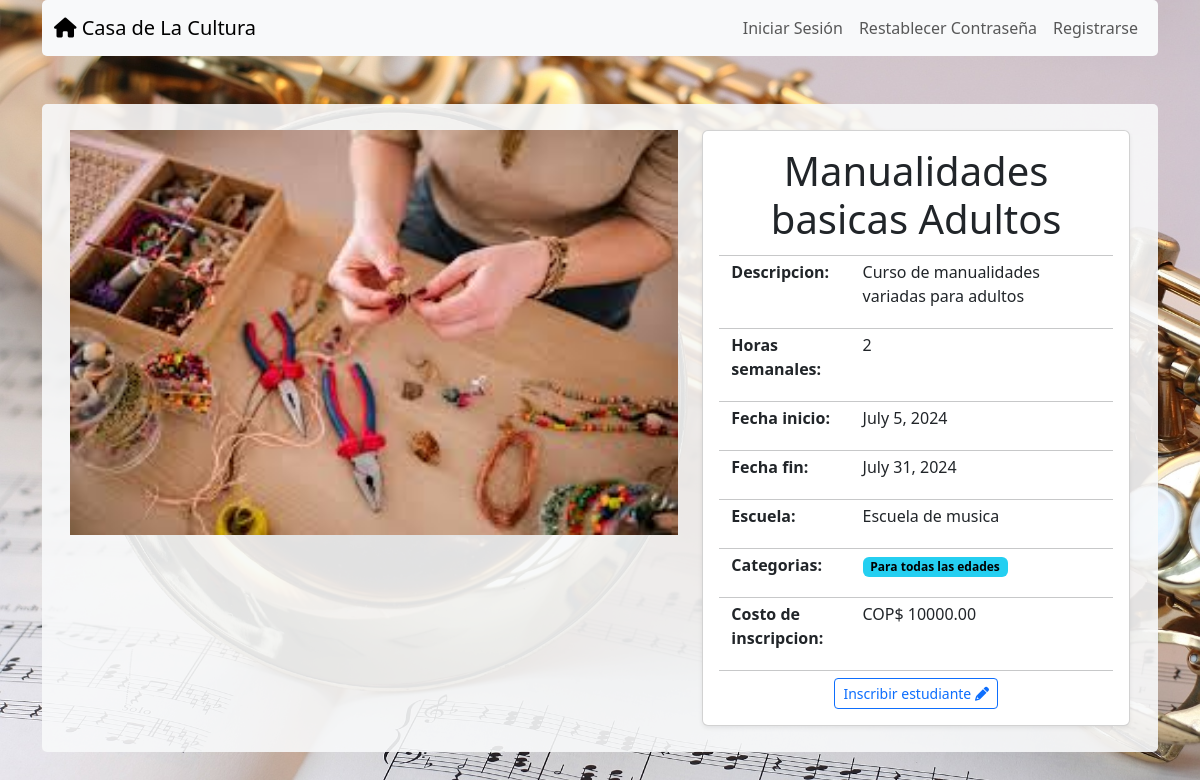
Screenshot of /cursos/1/ with the database file from the repository.
### cursos/models.py (models this page shows, shortened)
class Curso(models.Model):
    nombre = models.CharField(max_length=200)
    descripcion = models.TextField()
    fecha_inicio = models.DateField(blank=False)
    fecha_fin = models.DateField(blank=False)
    precio = models.DecimalField(max_digits=10, decimal_places=2)
    capacidad = models.IntegerField()
    horas_semanales = models.IntegerField()
    image = models.FileField(upload_to="cursos_images/", blank=True)
    categorias = models.ManyToManyField(Categoria, related_name='cursos', blank=True)
    escuela = models.ForeignKey(Escuelas, related_name='cursos', null=True,on_delete=models.CASCADE)

class Escuelas(models.Model):
    nombre = models.CharField(max_length=200)
    descripcion = models.TextField(blank=True, null=True)
    def __str__(self):
        return self.nombre

class Categoria(models.Model):
    nombre = models.CharField(max_length=200)
    descripcion = models.TextField(blank=True, null=True)

### cursos/views.py (the view)
# urls.py: path("<int:pk>/", views.Curso_detail, name="curso_detail"),
def Curso_detail(request, pk):
    curso = Curso.objects.get(pk=pk)
    context = {
        "Curso": curso
    }
    return render(request, "cursos/curso_detail.html", context)

### cursos/templates/cursos/curso_detail.html
{% extends "base.html" %}
{% block page_content %}
<div class="row p-3">
    <div class="col-md-7">
        {% if Curso.image %}
            <img src="{{ Curso.image.url }}" width="100%" style="object-fit:cover">
        {% endif %}
    </div>
    <div class="col-md-5">
        <div class="card h-100 shadow-sm">
            <div class="card-body d-flex flex-column">
                <div class="container-fluid" style="padding-bottom: 3px;">
                    <div class="row">
                        <h1 class="text-center" >{{ Curso.nombre }}</h1>
                        <hr class="mt-1 mb-1"></hr>
                    </div>
                    <div class="row">
                        <div class="col-sm-4"><p><b>Descripcion:</b></p></div>
                        <div class="col-sm-8"><p>{{ Curso.descripcion }}</p></div>
                        <hr class="mt-1 mb-1"></hr>
                    </div>
                    <div class="row">
                        <div class="col-sm-4"><p><b>Horas semanales:</b></p></div>
                        <div class="col-sm-8"><p>{{ Curso.horas_semanales }}</p></div>
                        <hr class="mt-1 mb-1"></hr>
                    </div>
                    <div class="row">
                        <div class="col-sm-4"><p><b>Fecha inicio:</b></p></div>
                        <div class="col-sm-8"><p>{{ Curso.fecha_inicio }}</p></div>
                        <hr class="mt-1 mb-1"></hr>
                    </div>
                    <div class="row">
                        <div class="col-sm-4"><p><b>Fecha fin:</b></p></div>
                        <div class="col-sm-8"><p>{{ Curso.fecha_fin }}</p></div>
                        <hr class="mt-1 mb-1"></hr>
                    </div>
                    <div class="row">
                        <div class="col-sm-4"><p><b>Escuela:</b></p></div>
                        <div class="col-sm-8"><p>{{ Curso.escuela }}</p></div>
                        <hr class="mt-1 mb-1"></hr>
                    </div>
                    <div class="row">
                        <div class="col-sm-4"><p><b>Categorias:</b></p></div>
                        <div class="col-sm-8">
                            {% for categoria in Curso.categorias.all %}
                                <span class="badge text-bg-info" title="{{ categoria.descripcion }}" >{{categoria.nombre }}</span>
                            {% endfor %}
                        </div>
                        <hr class="mt-1 mb-1"></hr>
                    </div>
                    <div class="row">
                        <div class="col-sm-4"><p><b>Costo de inscripcion:</b></p></div>
                        <div class="col-sm-8"><p>COP$ {{ Curso.precio }}</p></div>
                        <hr class="mt-1 mb-1"></hr>
                    </div>
                </div>
                <div class="mt-auto text-center">
                    <div class="mt-auto">
                        <a href="{% url 'matricular' %}"
                        class="btn btn-outline-primary btn-sm">
                        Inscribir estudiante <i class="fa-solid fa-pencil"></i>
                        </a>
                    </div>
                </div>
            </div>
        </div>
    </div>
</div>
{% endblock page_content %}

### static/css/styles.css (style rules this page uses)
body { background-image: url("../image/saxophone.jpg"); background-size: cover; background-repeat: no-repeat; background-attachment: fixed; }

### rows the page displays
Curso: image (picture), nombre "Manualidades basicas Adultos", descripcion "Curso de manualidades variadas para adultos", horas_semanales "2", fecha_inicio "July 5, 2024", fecha_fin "July 31, 2024", escuela "Escuela de musica", precio "10000.00"
Categoria: nombre "Para todas las edades"
